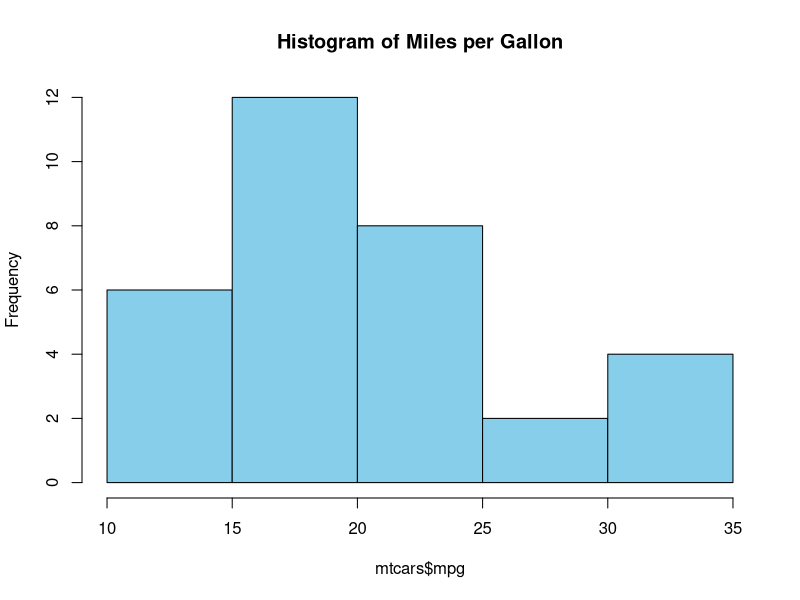
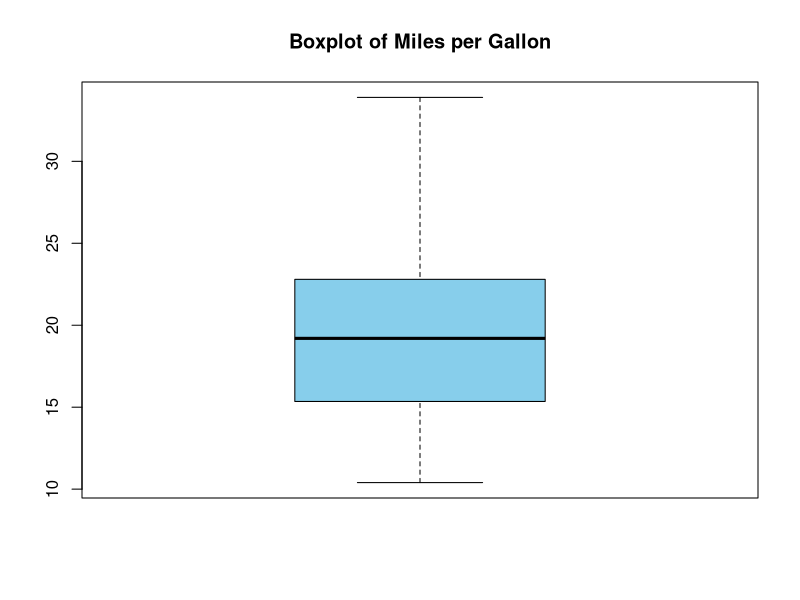
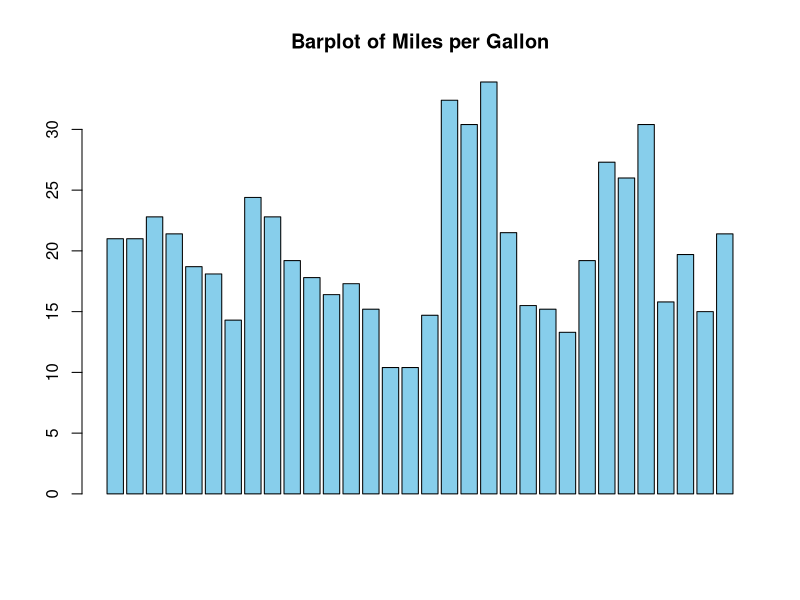

These figures' R source, in order:
summary(mtcars)
mean(mtcars$mpg)
sd(mtcars$mpg)
max(mtcars$mpg)

# Histogram
hist(mtcars$mpg,
     main = "Histogram of Miles per Gallon",
     col = "skyblue")

# Try add in master
boxplot(mtcars$mpg,
        main = "Boxplot of Miles per Gallon",
        col = "skyblue")

# Try add in branch-baru
barplot(mtcars$mpg,
        main = "Barplot of Miles per Gallon",
        col = "skyblue")

# Coba tambah/edit lewat Github langsung
median(mtcars$mpg)
range(mtcars$mpg)
min(mtcars$mpg)
